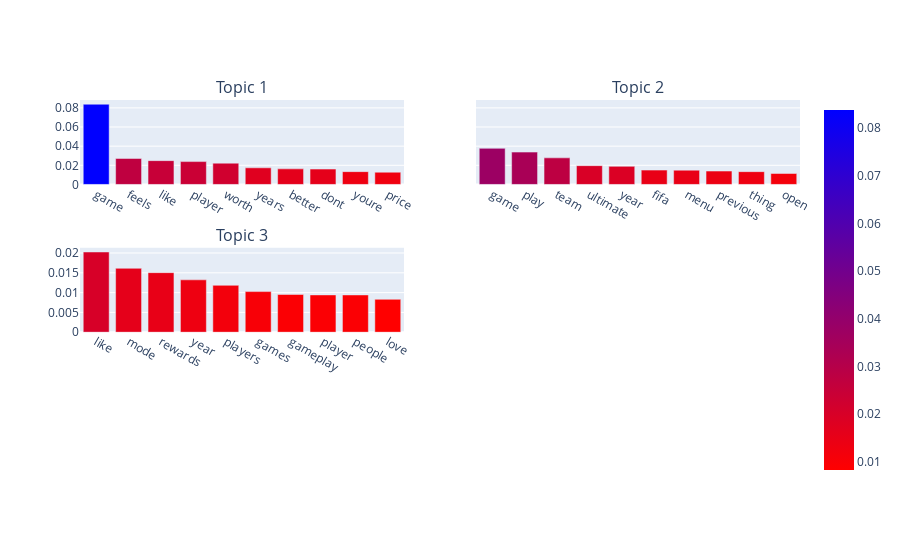

Source (notebook cell):
### Code cell
lda_top = lda.show_topics(formatted=False)

fig = make_subplots(rows=3, cols=2, shared_yaxes=True, subplot_titles=[f"Topic {i+1}" for i in range(N_TOPICS)],)

for i in range(N_TOPICS):
    topico = lda_top[i][1]
    topico.sort(key=lambda x: x[1], reverse=True)

    palavra = list(zip(*topico))[0]
    score = list(zip(*topico))[1]
    
    fig.add_trace(go.Bar(x=palavra, y=score,
                         marker=dict(color=score, coloraxis="coloraxis")), i // 2 + 1, i % 2 + 1)
    
fig.update_layout(coloraxis=dict(colorscale='Bluered_r'), showlegend=False)
fig.show()
fig.write_image("out/satisfied_review_topics.png", width=1000, height=600)

### Figure 1 — Plotly figure (JSON) as saved in the notebook; plotly's stock layout.template omitted (floating-point values rounded to 4 significant figures)
{"data": [{"marker": {"color": [0.08381, 0.02714, 0.02488, 0.02388, 0.02223, 0.01736, 0.01628, 0.01605, 0.01338, 0.01278], "coloraxis": "coloraxis"}, "type": "bar", "x": ["game", "feels", "like", "player", "worth", "years", "better", "dont", "youre", "price"], "xaxis": "x", "y": [0.08381, 0.02714, 0.02488, 0.02388, 0.02223, 0.01736, 0.01628, 0.01605, 0.01338, 0.01278], "yaxis": "y"}, {"marker": {"color": [0.03771, 0.03379, 0.02778, 0.01964, 0.01892, 0.01496, 0.01491, 0.01397, 0.01337, 0.01144], "coloraxis": "coloraxis"}, "type": "bar", "x": ["game", "play", "team", "ultimate", "year", "fifa", "menu", "previous", "thing", "open"], "xaxis": "x2", "y": [0.03771, 0.03379, 0.02778, 0.01964, 0.01892, 0.01496, 0.01491, 0.01397, 0.01337, 0.01144], "yaxis": "y2"}, {"marker": {"color": [0.02026, 0.01614, 0.01504, 0.01323, 0.01184, 0.01026, 0.009527, 0.009423, 0.009413, 0.00831], "coloraxis": "coloraxis"}, "type": "bar", "x": ["like", "mode", "rewards", "year", "players", "games", "gameplay", "player", "people", "love"], "xaxis": "x3", "y": [0.02026, 0.01614, 0.01504, 0.01323, 0.01184, 0.01026, 0.009527, 0.009423, 0.009413, 0.00831], "yaxis": "y3"}], "layout": {"annotations": [{"font": {"size": 16}, "showarrow": false, "text": "Topic 1", "x": 0.225, "xanchor": "center", "xref": "paper", "y": 1, "yanchor": "bottom", "yref": "paper"}, {"font": {"size": 16}, "showarrow": false, "text": "Topic 2", "x": 0.775, "xanchor": "center", "xref": "paper", "y": 1, "yanchor": "bottom", "yref": "paper"}, {"font": {"size": 16}, "showarrow": false, "text": "Topic 3", "x": 0.225, "xanchor": "center", "xref": "paper", "y": 0.6111, "yanchor": "bottom", "yref": "paper"}], "coloraxis": {"colorscale": [[0, "rgb(255,0,0)"], [1, "rgb(0,0,255)"]]}, "showlegend": false, "xaxis": {"anchor": "y", "domain": [0, 0.45]}, "xaxis2": {"anchor": "y2", "domain": [0.55, 1]}, "xaxis3": {"anchor": "y3", "domain": [0, 0.45]}, "xaxis4": {"anchor": "y4", "domain": [0.55, 1]}, "xaxis5": {"anchor": "y5", "domain": [0, 0.45]}, "xaxis6": {"anchor": "y6", "domain": [0.55, 1]}, "yaxis": {"anchor": "x", "domain": [0.7778, 1]}, "yaxis2": {"anchor": "x2", "domain": [0.7778, 1], "matches": "y", "showticklabels": false}, "yaxis3": {"anchor": "x3", "domain": [0.3889, 0.6111]}, "yaxis4": {"anchor": "x4", "domain": [0.3889, 0.6111], "matches": "y3", "showticklabels": false}, "yaxis5": {"anchor": "x5", "domain": [0, 0.2222]}, "yaxis6": {"anchor": "x6", "domain": [0, 0.2222], "matches": "y5", "showticklabels": false}}}
